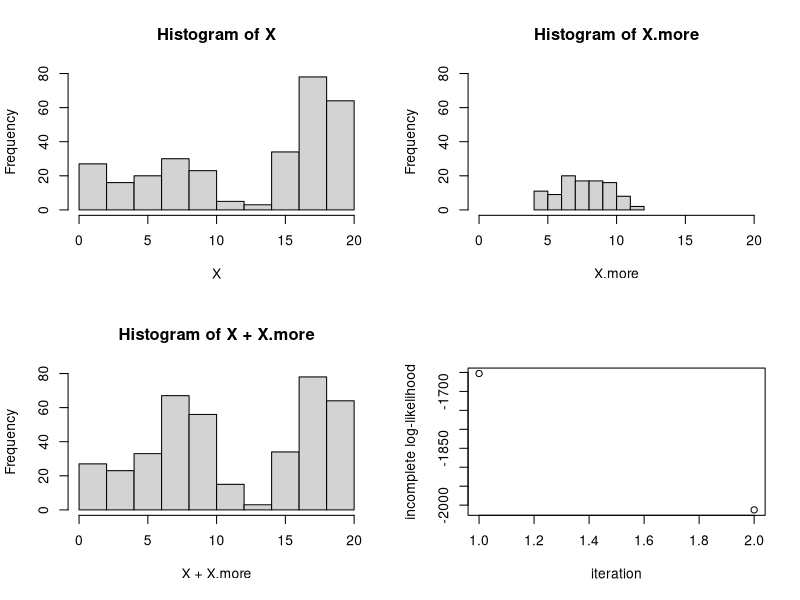
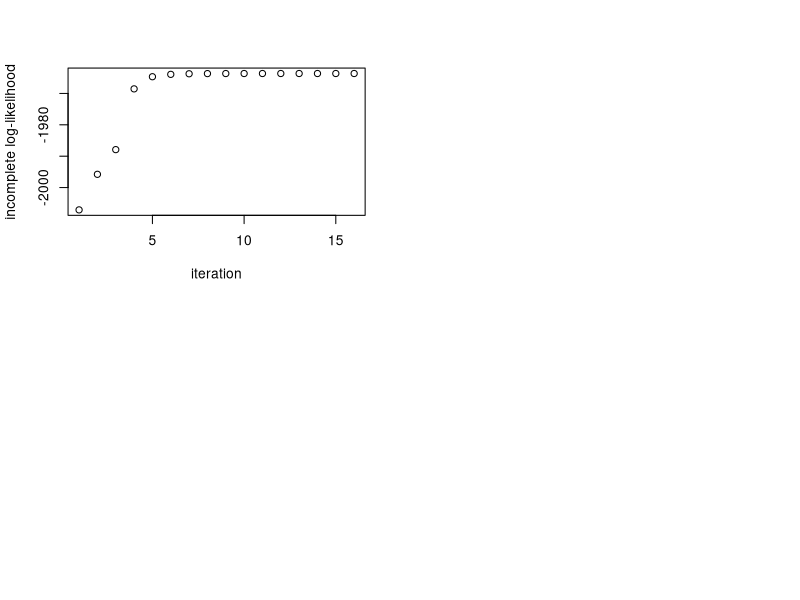

These figures' R source, in order:
## ---- chunk 1
knitr::opts_chunk$set(echo = TRUE)
## ---- chunk 2
X = scan(file="assignment2_prob2.txt", what=double())
X.more = scan(file="assignment2_prob3.txt", what=double()) 
length(X)
length(X.more)
par(mfrow=c(2,2))
hist(X, xlim=c(0,20), ylim=c(0,80))
hist(X.more, xlim=c(0,20), ylim=c(0,80))
hist(c(X,X.more), xlim=c(0,20), ylim=c(0,80), xlab="X + X.more", main = "Histogram of X + X.more")
## ---- chunk 3
mixture.EM = function(X, X.more, w.init, p.init, epsilon=1e-5, max.iter=100) {
  
  # initialize current parameter values
  w.curr = w.init
  p.curr = p.init
  
  # compute incomplete log=likelihoods using intial value of parameters. 
  log_liks = c()
  log_liks = c(log_liks, compute.log.lik(X, X.more, w.curr, p.curr)$ill)
  
  # change in incomplete log-likelihood
  delta.ll = 1
  
  # number of iterations
  n.iter = 1
  
  # If the log-likelihood has changed by less than epsilon, EM will stop
  while ((delta.ll > epsilon) & (n.iter <= max.iter)) {
    
    # run the EM step 
    EM.out = EM.iter(X, X.more, w.curr, p.curr)
    
    # replace the current parameter estimates
    w.curr = EM.out$w.new
    p.curr = EM.out$p.new
    
    # compute the change in incomplete log-likelihood 
    log_liks = c(log_liks, compute.log.lik(X, X.more, w.curr, p.curr)$ill)
    delta.ll = log_liks[length(log_liks)] - log_liks[length(log_liks) - 1]
    
    # increase the number of iterations
    n.iter = n.iter + 1
  }
  return(list(w.curr=w.curr, p.curr=p.curr, log_liks=log_liks))
}
## ---- chunk 4
EM.iter = function(X, X.more, w.curr, p.curr) {

  # E-step
  prob.x.z = compute.prob.x.z(X, X.more, w.curr, p.curr)$prob.x.z
  P_ik = prob.x.z / rowSums(prob.x.z)
  
  # M-step
  w.new = colSums(P_ik) / sum(P_ik)
  p.new = colSums(P_ik * X) / colSums(P_ik) / 20
  p1.new = (colSums((P_ik * X)[seq(1,300),]) + sum(X.more)) / (20 * (colSums(P_ik[seq(1,300),]) + 100))
  
  return(list(w.new=w.new, p.new=c(p1.new, p.new[2], p.new[3])))
}
## ---- chunk 5
compute.log.lik = function(X, X.more, w.curr, p.curr) {
  
  # compute probabilities
  print(p.curr)
  prob.x.z = compute.prob.x.z(X, X.more, w.curr, p.curr)$prob.x.z
  
  # incomplete log-likelihoods
  ill = sum(log(rowSums(prob.x.z)))
  
  return(list(ill=ill))
}
## ---- chunk 6
compute.prob.x.z = function(X, X.more, w.curr, p.curr) {

  L = matrix(0, nrow=(length(X) + length(X.more)), ncol=length(w.curr)) 
  # for (k in seq_len(ncol(L))) {
  #   L[,k] = dbinom(X, size=20, prob=p.curr[k]) * w.curr[k]
  # }
  for (i in 1:length(X)) {
    for (k in 1:ncol(L)) {
      L[i,k] = dbinom(X[i], size=20, prob=p.curr[k]) * w.curr[k]
    }
  }
  for (i in 1:length(X.more)) {
    L[i+length(X),1] = dbinom(X.more[i], size=20, prob=p.curr[1])
  }
  return(list(prob.x.z=L))
}
## ---- chunk 7
EM1 = mixture.EM(X, X.more, w.init=c(0.3,0.3,0.4), p.init=c(0.2, 0.5, 0.7))
EM2 = mixture.EM(X, X.more, w.init=c(0.1,0.2,0.7), p.init=c(0.1, 0.3, 0.7))
## ---- chunk 8
print.results <- function(EM) {
  print(paste("Estimate pi = (", round(EM$w.curr[1],2), ",", 
            round(EM$w.curr[2],2), ",",
            round(EM$w.curr[3],2), ")", sep=""))
  print(paste("Estimate p = (", round(EM$p.curr[1],2), ",", 
              round(EM$p.curr[2],2), ",",
              round(EM$p.curr[3],2), ")", sep=""))
  plot(EM$log_liks, ylab="incomplete log-likelihood", xlab="iteration")
}
print.results(EM1)
print.results(EM2)
